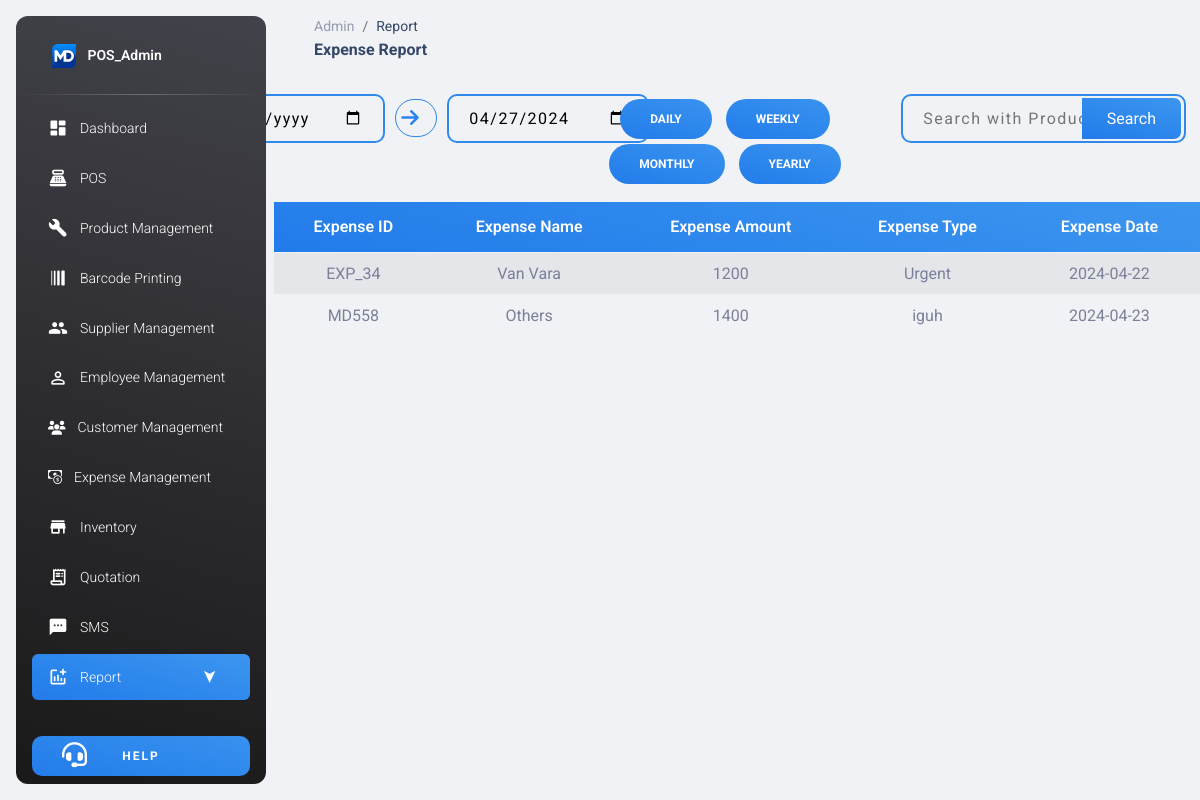
The app's page /Admin_panel/expense_report.php with its own data.
### tables this page shows
CREATE TABLE `expense` (
  `id` varchar(255) NOT NULL,
  `name` varchar(255) NOT NULL,
  `amount` int(255) NOT NULL,
  `type` varchar(255) NOT NULL,
  `date` date NOT NULL
);

### Admin_panel/expense_report.php (the view, shortened to what this page needs)
<!DOCTYPE html>
<html lang="en">
<head>
  <link rel="stylesheet" href="https://cdn.jsdelivr.net/npm/bootstrap-icons@1.11.3/font/bootstrap-icons.min.css">
  <link rel="stylesheet" href="https://cdnjs.cloudflare.com/ajax/libs/font-awesome/6.5.1/css/fontawesome.min.css" />
  <link href="../assets/css/nucleo-icons.css" rel="stylesheet" />
  <link href="../assets/css/nucleo-svg.css" rel="stylesheet" />
  <link href="../assets/css/sales_report.css" rel="stylesheet" />
  <link id="pagestyle" href="../assets/css/material-dashboard.css?v=3.1.0" rel="stylesheet" />
</head>
<body class="g-sidenav-show  bg-gray-200">
  <aside class="sidenav navbar navbar-vertical navbar-expand-xs border-0 border-radius-xl my-3 fixed-start ms-3   bg-gradient-dark" id="sidenav-main">
    <div class="sidenav-header">
      <a class="navbar-brand m-0" href=" https://demos.creative-tim.com/material-dashboard/pages/dashboard " target="_blank">
        <img src="../assets/img/MD logo.svg" class="navbar-brand-img h-100" alt="main_logo">
        <span class="ms-1 font-weight-bold text-white">POS_Admin</span>
      </a>
    </div>
    <hr class="horizontal light mt-0 mb-2">
    <div class="collapse navbar-collapse  w-auto " id="sidenav-collapse-main">
      <ul class="navbar-nav">
        <li class="nav-item">
          <a class="nav-link text-white " href="dashboard.php">
            <div class="text-white text-center me-2 d-flex align-items-center justify-content-center">
              <i class="material-icons opacity-10">dashboard</i>
            </div>
            <span class="nav-link-text ms-1">Dashboard</span>
          </a>
        </li>
        <li class="nav-item">
          <a class="nav-link text-white" href="pos.php">
            <div class="text-white text-center me-2 d-flex align-items-center justify-content-center">
              <i class="material-icons opacity-10">point_of_sale</i>
            </div>
            <span class="nav-link-text ms-1">POS</span>
          </a>
        </li>
        <li class="nav-item">
          <a class="nav-link text-white " href="product_management.php">
            <div class="text-white text-center me-2 d-flex align-items-center justify-content-center">
              <i class="material-icons opacity-10">build</i>
            </div>
            <span class="nav-link-text ms-1">Product Management</span>
          </a>
        </li>
        <li class="nav-item">
          <a class="nav-link text-white " href="barcode_printing.php">
            <div class="text-white text-center me-2 d-flex align-items-center justify-content-center">
              <i class="material-icons opacity-10" style="transform:rotate(90deg);">line_weight</i>
            </div>
            <span class="nav-link-text ms-1">Barcode Printing</span>
          </a>
        </li>
        <li class="nav-item">
          <a class="nav-link text-white " href="supplier_management.php">
            <div class="text-white text-center me-2 d-flex align-items-center justify-content-center">
              <i class="material-icons opacity-10">group</i>
            </div>
            <span class="nav-link-text ms-1">Supplier Management</span>
          </a>
        </li>
        <li class="nav-item">
          <a class="nav-link text-white " href="sales_staff.php">
            <div class="text-white text-center me-2 d-flex align-items-center justify-content-center">
              <i class="material-icons opacity-10">person_outline</i>
            </div>
            <span class="nav-link-text ms-1">Employee Management</span>
          </a>
        </li>
        <li class="nav-item">
          <a class="nav-link text-white " href="customer_management.php">
            <div class="text-white text-center me-2 d-flex align-items-center justify-content-center">
              <i class="fas fa-users opacity-10"></i>
            </div>
            <span class="nav-link-text ms-1">Customer Management</span>
          </a>
        </li>
        <li class="nav-item">
          <a class="nav-link text-white " href="expens_management.php">
            <div class="text-white text-center me-2 d-flex align-items-center justify-content-center">
            <i class="bi bi-cash-coin opacity-10"></i>
            </div>
            <span class="nav-link-text ms-1">Expense Management</span>
          </a>
        </li>
        <li class="nav-item">
          <a class="nav-link text-white " href="inventory.php">
            <div class="text-white text-center me-2 d-flex align-items-center justify-content-center">
              <i class="material-icons opacity-10">store</i>
            </div>
            <span class="nav-link-text ms-1">Inventory</span>
          </a>
        </li>
        <li class="nav-item">
          <a class="nav-link text-white " href="quotation.php">
            <div class="text-white text-center me-2 d-flex align-items-center justify-content-center">
              <i class="material-icons opacity-10">receipt_long</i>
            </div>
            <span class="nav-link-text ms-1">Quotation</span>
          </a>
        </li>
        <li class="nav-item">
          <a class="nav-link text-white" href="sms.php">
            <div class="text-white text-center me-2 d-flex align-items-center justify-content-center">
              <i class="material-icons opacity-10">sms</i>
            </div>
            <span class="nav-link-text ms-1">SMS</span>
          </a>
        </li>
        <li class="nav-item sub_menu">
          <div class="nav-link text-white dropdown_menu bg-gradient-primary" href="">
            <div class="text-white text-center me-2 d-flex align-items-center justify-content-center">
              <i class="material-icons opacity-10">addchart</i>
            </div>
            <span class="nav-link-text ms-1 ">Report</span>
          </div>
        </li>
      </ul>
    </div>
    <div class="sidenav-footer position-absolute w-100 bottom-1">
      <div class="mx-3">
        <a class="btn bg-gradient-primary w-100 " href="support.php" type="button" style="letter-spacing:2px;border-radius:10px !important;padding:10px !important;"><i class="fas fa-headset position-absolute  text-white" style="font-size:25px;width: 100%; left:-30%; top: 7px;"></i><span class="text-white">Help</span></a>
      </div>
    </div>
  </aside>
  <main class="main-content position-relative max-height-vh-100 h-100 border-radius-lg ">
    <nav class="navbar navbar-main navbar-expand-lg px-0 mx-4 shadow-none border-radius-xl" id="navbarBlur" data-scroll="true">
      <div class="container-fluid py-1 px-3">
        <nav aria-label="breadcrumb">
          <ol class="breadcrumb bg-transparent mb-0 pb-0 pt-1 px-0 me-sm-6 me-5">
            <li class="breadcrumb-item text-sm"><a class="opacity-5 text-dark" href="javascript:;">Admin</a></li>
            <li class="breadcrumb-item text-sm text-dark active" aria-current="page">Report</li>
          </ol>
          <h6 class="font-weight-bolder mb-0">Expense Report</h6>
        </nav>
      </div>
    </nav>
    <div class="search bg-gray-200 w-100 d-flex justify-content-even">
        <div class="row w-100">
          <div class="col-lg-4">
            <div class="date-range ">
              <form action="" method="post">
                      <input type="date" name="from" >
                      <button class="btn bg-success text-white" type="submit" name="date_search"><i class="fas fa-arrow-right w-100" style="font-size:20px; color:#2B84EC;"></i></button>
                      <input type="date" name="to" value="<?php echo date("Y-m-d"); ?>">
                </form>
              </div>
            </div>
          <div class="col-lg-4">
            <div class="report-category">
              <form action="" method="post">
                <button class="btn bg-gradient-primary" type="submit" name="daily">Daily</button>
                <button class="btn bg-gradient-primary" type="submit" name="weekly">Weekly</button>
                <button class="btn bg-gradient-primary" type="submit" name="monthly">Monthly</button>
                <button class="btn bg-gradient-primary" type="submit" name="yearly">Yearly</button>
              </form>
            </div>
        </div>
        <div class="col-lg-4">
          <div class="right">
              <form action="" method="post">
                <input type="text" name="search" id="search" placeholder="Search with Product ID / Name / Price / Date">
                <input class="bg-gradient-primary" type="submit" name="submit_search" id="submit" value="Search">
              </form>
          </div>
        </div>
      </div>
    </div>
    <div class="view">
        <table class="text-center table table-striped">
            <thead class="bg-gradient-primary text-white">
              <tr>
                <th>Expense ID</th>
                <th>Expense Name</th>
                <th>Expense Amount</th>
                <th>Expense Type</th>
                <th>Expense Date</th>
              </tr>
            </thead>
            <tbody>
              <?php
                require_once("../conn.php");
                if(isset($_POST['date_search']))
                {
                  $date_search = "select * from expense where date between '$_POST[from]' and '$_POST[to]'";
                  $date_qry = mysqli_query($conn, $date_search);
                  if(mysqli_num_rows($date_qry)>0){
                    while($date_row = mysqli_fetch_assoc($date_qry)){
                      ?>
                      <tr>
                        <td><?php echo $date_row['id']; ?></td>
                        <td><?php echo $date_row['name']; ?></td>
                        <td><?php echo $date_row['amount']; ?></td>
                        <td><?php echo $date_row['type']; ?></td>
                        <td><?php echo $date_row['date']; ?></td>
                      </tr>
                      <?php
                    }
                  }
                }
                else{
                $sql="select * from expense";
                $qry = mysqli_query($conn, $sql);
                if(mysqli_num_rows($qry)>0){
                  while($row = mysqli_fetch_assoc($qry)){
                    ?>
                      <tr>
                        <td><?php echo $row['id']; ?></td>
                        <td><?php echo $row['name']; ?></td>
                        <td><?php echo $row['amount']; ?></td>
                        <td><?php echo $row['type']; ?></td>
                        <td><?php echo $row['date']; ?></td>
                      </tr>
                    <?php
                  }
                }
              }
              ?>
            </tbody>
        </table>
    </div>

### assets/css/sales_report.css (style rules this page uses)
.search { text-align: center; justify-content: space-between; padding: 2% 0%; }
.right { position: relative; width: 100%; margin: auto; }
.report-category .btn { margin: 0px 5px !important; margin-top: 5px !important; padding: 10px 30px !important; }
input[type="text"] { padding: 10px 20px; letter-spacing: 1.5px; border-radius: 10px; border: 2px solid #3089ED; margin: 0px 10px; background: transparent; width: 100%; }
input[type="date"] { padding: 10px 20px; letter-spacing: 1.5px; border-radius: 10px; border: 2px solid #3089ED; margin: 0px 10px; background: transparent; width: 100%; }
.right input[type="submit"] { position: absolute; top: 4px; right: -5px; padding: 8px 25px; color: white; border: none; border-top-right-radius: 7px; border-bottom-right-radius: 7px }
.date-range { width: 100%; }
.date-range form { display: flex; justify-content: center; align-items: center; }
.date-range input { width: 100%; }
.date-range button { background: transparent !important; border: 1px solid #2B84EC !important; width: 30%; }

### records on screen
expense: id "EXP_34", name "Van Vara", amount "1200", type "Urgent", date "2024-04-22"
expense: id "MD558", name "Others", amount "1400", type "iguh", date "2024-04-23"
